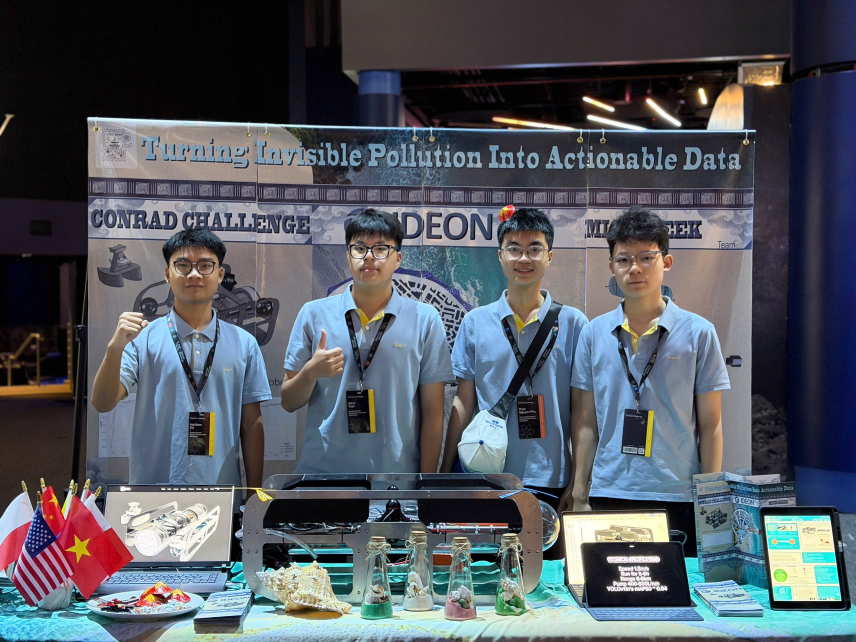
#> input picture img/Conrad/IMG_6991(1).JPG, 2568 x 1926 px (shown at 1/3 size); its folder holds only this picture in this run
$ python contact_sheet.py
#> lines starting #> are read from the running program, lines starting #| are printed output that depends on the picture
"""Make a representative contact sheet for reviewing local JPEG/PNG assets."""

from pathlib import Path
from PIL import Image, ImageDraw, ImageFont, ImageOps
import random

root = Path(__file__).resolve().parents[1]
folders = [p for p in (root / "img").rglob("*") if p.is_dir()]
items = []
for folder in sorted(folders, key=lambda p: str(p).casefold()):
    pictures = sorted((p for p in folder.iterdir() if p.suffix.lower() in (".jpg", ".jpeg", ".png")), key=lambda p: p.name.casefold())
    if not pictures:
        continue
    rng = random.Random(folder.as_posix())
    chosen = pictures[:2] + rng.sample(pictures[2:], min(2, max(0, len(pictures) - 2)))
    items.extend(chosen)
#> pass 2 of the loop `for folder in sorted(folders, key=lambda p: str(p).casefold()):`:

cell_w, cell_h, columns = 260, 205, 4
rows = (len(items) + columns - 1) // columns
sheet = Image.new("RGB", (cell_w * columns, cell_h * rows), "#f4f1eb")
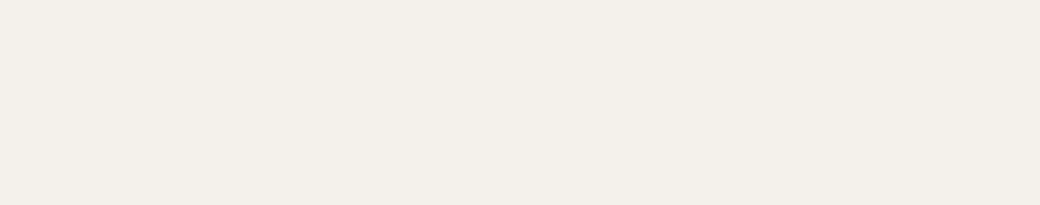
#> sheet: PIL image 1040x205 RGB; mean R, G, B 244, 241, 235
draw = ImageDraw.Draw(sheet)
font = ImageFont.load_default()
for index, path in enumerate(items):
    x, y = index % columns * cell_w, index // columns * cell_h
    with Image.open(path) as source:
#> source is the input picture: PIL image 2568x1926 RGB; mean R, G, B 84, 89.4, 97.3
        image = ImageOps.exif_transpose(source).convert("RGB")
        image.thumbnail((cell_w - 16, cell_h - 48))
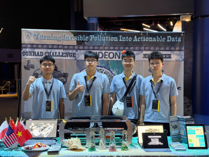
#> image: PIL image 209x157 RGB; mean R, G, B 84, 89.4, 97.3
        sheet.paste(image, (x + (cell_w - image.width) // 2, y + 4 + (cell_h - 48 - image.height) // 2))
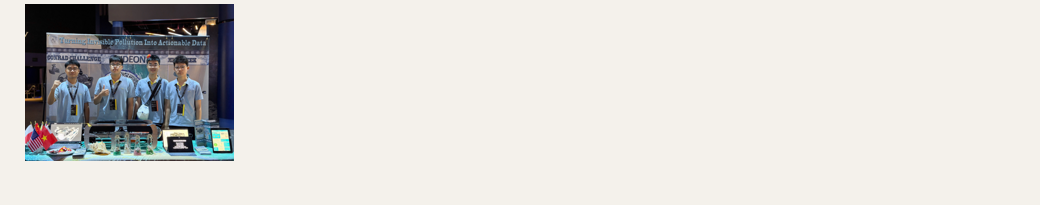
#> sheet: PIL image 1040x205 RGB; mean R, G, B 219.4, 217.7, 213.8
    label = f"{path.parent.relative_to(root / 'img').as_posix()}/{path.name}"
    draw.text((x + 7, y + cell_h - 35), label[:38], fill="#1a1a1a", font=font)
#> pass 2 of the loop `for index, path in enumerate(items):`:
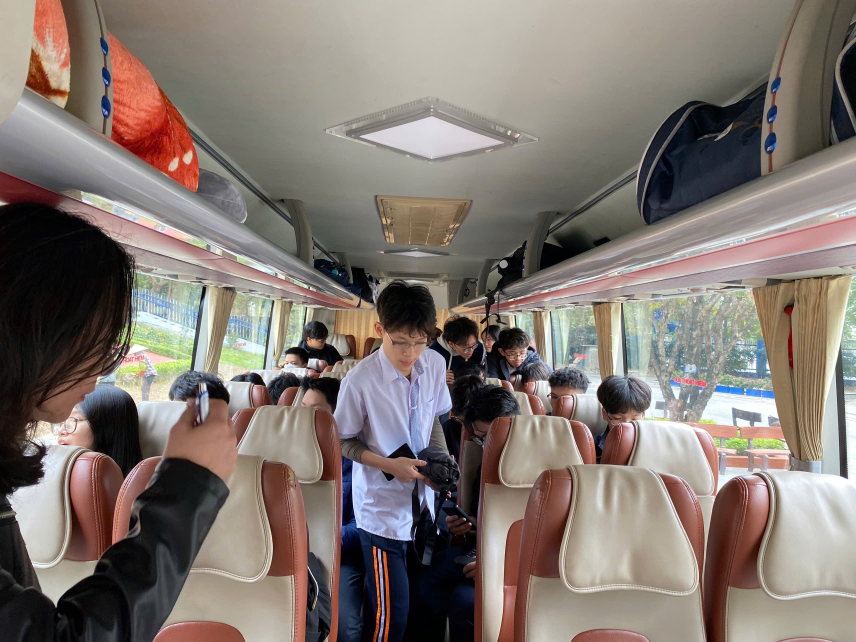
#> input picture img/FTC Thanh Hoa/IMG_6816.JPG, 2568 x 1926 px (shown at 1/3 size)
#> source is the input picture: PIL image 2568x1926 RGB; mean R, G, B 129.9, 119.7, 113.3
#> `image.thumbnail((cell_w - 16, cell_h - 48))`:
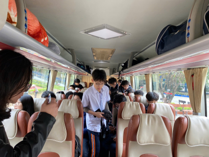
#> image: PIL image 209x157 RGB; mean R, G, B 129.9, 119.7, 113.2
#> `sheet.paste(image, (x + (cell_w - image.width) // 2, y + 4 + (cell_h -..`:
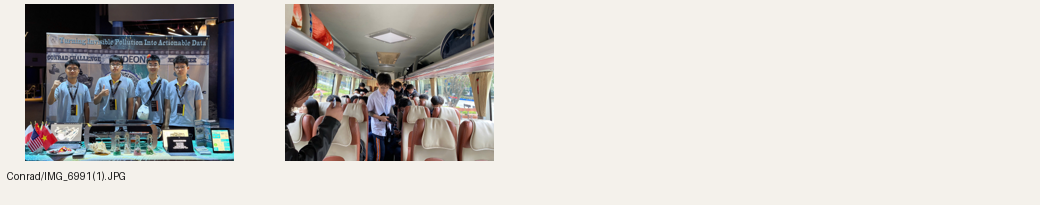
#> sheet: PIL image 1040x205 RGB; mean R, G, B 201.5, 198.7, 194.8
out = root / "docs" / "contact-sheet.jpg"
sheet.save(out, quality=85)
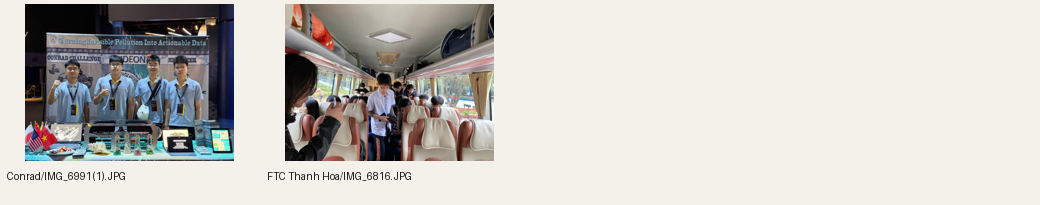
#> saved as contact-sheet.jpg: PIL image 1040x205 RGB; mean R, G, B 201.2, 198.4, 194.5
print(f"Wrote {out} ({len(items)} samples)")
